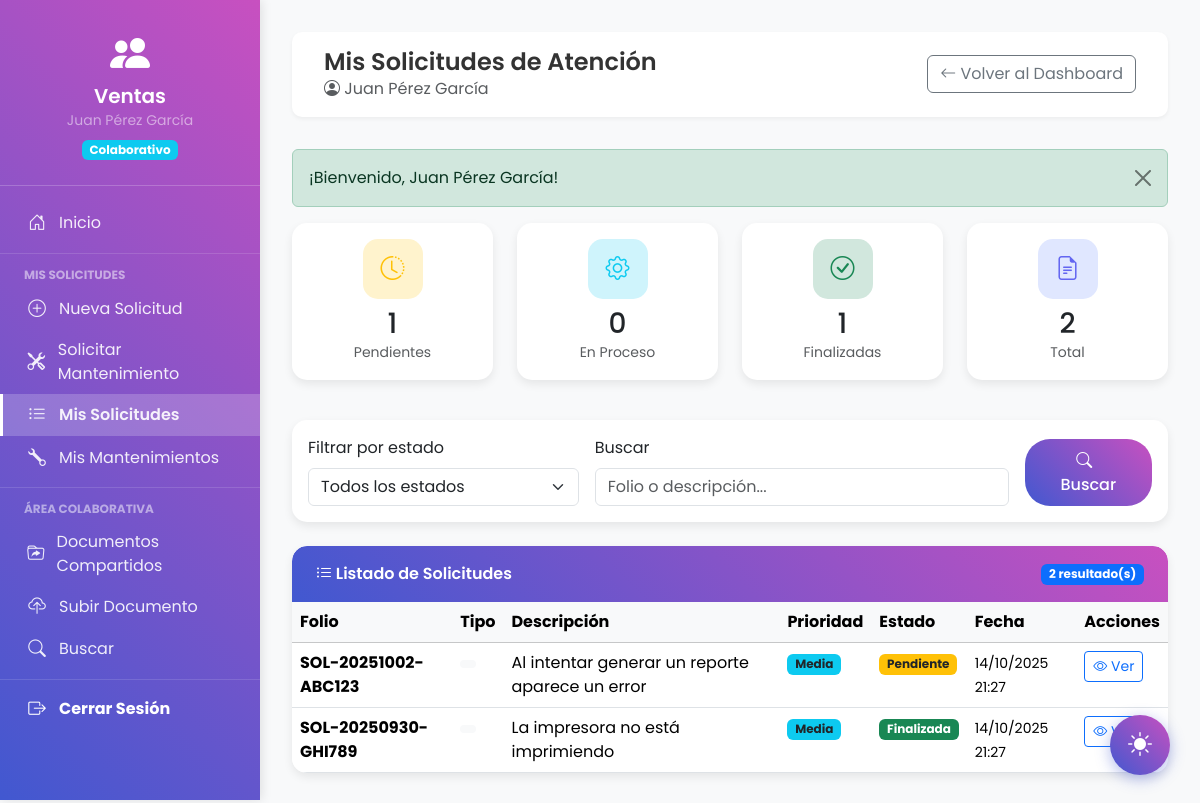
Page /solicitudes/listar.php (signed in) on the committed database.
### tables this page shows
CREATE TABLE solicitudes_atencion (
    id INT PRIMARY KEY AUTO_INCREMENT,
    folio VARCHAR(50) NOT NULL UNIQUE,
    usuario_id INT NOT NULL,
    departamento VARCHAR(50) NOT NULL,
    tipo_problema VARCHAR(100) NULL,
    asunto VARCHAR(255) NOT NULL,
    descripcion TEXT NOT NULL,
    prioridad ENUM('baja', 'media', 'alta', 'urgente') DEFAULT 'media',
    estado ENUM('pendiente', 'en_proceso', 'finalizada', 'cancelada') DEFAULT 'pendiente',
    tecnico_asignado INT NULL,
    observaciones_tecnico TEXT NULL,
    fecha_creacion DATETIME DEFAULT CURRENT_TIMESTAMP,
    fecha_actualizacion DATETIME DEFAULT CURRENT_TIMESTAMP ON UPDATE CURRENT_TIMESTAMP,
    fecha_finalizacion DATETIME NULL,
    FOREIGN KEY (usuario_id) REFERENCES usuarios(id),
    FOREIGN KEY (tecnico_asignado) REFERENCES usuarios(id),
    INDEX idx_folio (folio),
    INDEX idx_usuario (usuario_id),
    INDEX idx_departamento (departamento),
    INDEX idx_estado (estado),
    INDEX idx_fecha_creacion (fecha_creacion)
);

### solicitudes/listar.php (the view, shortened to what this page needs)
<?php
$usuario_id = $_SESSION['usuario_id'];
$nombre_usuario = $_SESSION['nombre_completo'];
$departamento = $_SESSION['departamento_nombre'];
$busqueda = isset($_GET['buscar']) ? limpiar_dato($_GET['buscar']) : '';
try {
    $pdo = conectarDB();
    $sql = "SELECT * FROM solicitudes_atencion WHERE usuario_id = ?";
    $params = [$usuario_id];
    $sql .= " ORDER BY fecha_creacion DESC";
    $stmt = $pdo->prepare($sql);
    $stmt->execute($params);
    $solicitudes = $stmt->fetchAll();
    $stmt_count = $pdo->prepare("
        SELECT
            SUM(CASE WHEN estado = 'pendiente' THEN 1 ELSE 0 END) as pendientes,
            SUM(CASE WHEN estado = 'en_proceso' THEN 1 ELSE 0 END) as en_proceso,
            SUM(CASE WHEN estado = 'finalizada' THEN 1 ELSE 0 END) as finalizadas,
            COUNT(*) as total
        FROM solicitudes_atencion
        WHERE usuario_id = ?
    ");
    $stmt_count->execute([$usuario_id]);
    $contadores = $stmt_count->fetch();
} catch (Exception $e) {
    establecer_alerta('error', 'Error al cargar solicitudes: ' . $e->getMessage());
    $solicitudes = [];
    $contadores = ['pendientes' => 0, 'en_proceso' => 0, 'finalizadas' => 0, 'total' => 0];
}
function obtener_badge_estado($estado) {
    $badges = [
        'pendiente' => 'bg-warning text-dark',
        'en_proceso' => 'bg-info text-dark',
        'finalizada' => 'bg-success',
        'cancelada' => 'bg-secondary'
    ];
    return $badges[$estado] ?? 'bg-secondary';
}
function obtener_texto_estado_custom($estado) {
    $textos = [
        'pendiente' => 'Pendiente',
        'en_proceso' => 'En Proceso',
        'finalizada' => 'Finalizada',
        'cancelada' => 'Cancelada'
    ];
    return $textos[$estado] ?? $estado;
}
function obtener_badge_prioridad($prioridad) {
    $badges = [
        'critica' => 'bg-danger',
        'alta' => 'bg-warning text-dark',
        'media' => 'bg-info text-dark',
        'baja' => 'bg-secondary'
    ];
    return $badges[$prioridad] ?? 'bg-secondary';
}
function obtener_texto_prioridad($prioridad) {
    $textos = [
        'critica' => 'Crítica',
        'alta' => 'Alta',
        'media' => 'Media',
        'baja' => 'Baja'
    ];
    return $textos[$prioridad] ?? ucfirst($prioridad);
}
?>
<!DOCTYPE html>
<html lang="es">
<head>
    <link href="https://cdn.jsdelivr.net/npm/bootstrap@5.3.2/dist/css/bootstrap.min.css" rel="stylesheet">
    <link rel="stylesheet" href="https://cdn.jsdelivr.net/npm/bootstrap-icons@1.11.1/font/bootstrap-icons.css">
    <link rel="stylesheet" href="<?php echo URL_BASE; ?>assets/css/dashboard.css">
</head>
<body>
    <div class="dashboard-container">
        <aside class="sidebar">
            <div class="sidebar-header">
                <i class="bi bi-people-fill text-white fs-1 mb-2"></i>
                <h4><?php echo htmlspecialchars($departamento); ?></h4>
                <small class="text-white-50"><?php echo htmlspecialchars($nombre_usuario); ?></small>
                <span class="badge bg-info mt-2">Colaborativo</span>
            </div>
            <nav class="sidebar-nav">
                <ul class="nav flex-column">
                    <li class="nav-item">
                        <a class="nav-link" href="<?php echo URL_BASE; ?>dashboard/colaborativo.php">
                            <i class="bi bi-house-door"></i> Inicio
                        </a>
                    </li>
                    <hr class="text-white-50 my-2">
                    <small class="text-white-50 px-3 fw-bold">MIS SOLICITUDES</small>
                    <li class="nav-item">
                        <a class="nav-link" href="#" data-bs-toggle="modal" data-bs-target="#modalNuevaSolicitud">
                            <i class="bi bi-plus-circle"></i> Nueva Solicitud
                        </a>
                    </li>
                    <li class="nav-item">
                        <a class="nav-link" href="<?php echo URL_BASE; ?>solicitudes/crear_mantenimiento.php">
                            <i class="bi bi-tools"></i> Solicitar Mantenimiento
                        </a>
                    </li>
                    <li class="nav-item">
                        <a class="nav-link active" href="<?php echo URL_BASE; ?>solicitudes/listar.php">
                            <i class="bi bi-list-ul"></i> Mis Solicitudes
                        </a>
                    </li>
                    <li class="nav-item">
                        <a class="nav-link" href="<?php echo URL_BASE; ?>solicitudes/listar_mantenimientos.php">
                            <i class="bi bi-wrench"></i> Mis Mantenimientos
                        </a>
                    </li>
                    <hr class="text-white-50 my-2">
                    <small class="text-white-50 px-3 fw-bold">ÁREA COLABORATIVA</small>
                    <li class="nav-item">
                        <a class="nav-link" href="<?php echo URL_BASE; ?>colaborativo/documentos.php">
                            <i class="bi bi-folder-symlink"></i> Documentos Compartidos
                        </a>
                    </li>
                    <li class="nav-item">
                        <a class="nav-link" href="<?php echo URL_BASE; ?>colaborativo/crear_documento.php">
                            <i class="bi bi-cloud-upload"></i> Subir Documento
                        </a>
                    </li>
                    <li class="nav-item">
                        <a class="nav-link" href="<?php echo URL_BASE; ?>solicitudes/buscar.php">
                            <i class="bi bi-search"></i> Buscar
                        </a>
                    </li>
                    <hr class="text-white-50 my-3">
                    <li class="nav-item">
                        <a class="nav-link text-white fw-bold" href="<?php echo URL_BASE; ?>auth/logout.php">
                            <i class="bi bi-box-arrow-right"></i> Cerrar Sesión
                        </a>
                    </li>
                </ul>
            </nav>
        </aside>
        <main class="main-content">
            <div class="content-wrapper">
                <div class="top-navbar d-flex justify-content-between align-items-center">
                    <div>
                        <h2 class="welcome-text">Mis Solicitudes de Atención</h2>
                        <p class="text-muted mb-0">
                            <i class="bi bi-person-circle"></i>
                            <?php echo htmlspecialchars($nombre_usuario); ?>
                        </p>
                    </div>
                    <div>
                        <a href="<?php echo URL_BASE; ?>dashboard/colaborativo.php" class="btn btn-outline-secondary">
                            <i class="bi bi-arrow-left"></i> Volver al Dashboard
                        </a>
                    </div>
                </div>
                <?php echo mostrar_alerta(); ?>
                <div class="row mb-4">
                    <div class="col-md-3 mb-3">
                        <div class="card card-custom text-center">
                            <div class="card-body">
                                <div class="icon-box icon-box-warning mx-auto mb-2">
                                    <i class="bi bi-clock-history"></i>
                                </div>
                                <h3 class="mb-0"><?php echo $contadores['pendientes']; ?></h3>
                                <small class="text-muted">Pendientes</small>
                            </div>
                        </div>
                    </div>
                    <div class="col-md-3 mb-3">
                        <div class="card card-custom text-center">
                            <div class="card-body">
                                <div class="icon-box icon-box-info mx-auto mb-2">
                                    <i class="bi bi-gear"></i>
                                </div>
                                <h3 class="mb-0"><?php echo $contadores['en_proceso']; ?></h3>
                                <small class="text-muted">En Proceso</small>
                            </div>
                        </div>
                    </div>
                    <div class="col-md-3 mb-3">
                        <div class="card card-custom text-center">
                            <div class="card-body">
                                <div class="icon-box icon-box-success mx-auto mb-2">
                                    <i class="bi bi-check-circle"></i>
                                </div>
                                <h3 class="mb-0"><?php echo $contadores['finalizadas']; ?></h3>
                                <small class="text-muted">Finalizadas</small>
                            </div>
                        </div>
                    </div>
                    <div class="col-md-3 mb-3">
                        <div class="card card-custom text-center">
                            <div class="card-body">
                                <div class="icon-box mx-auto mb-2" style="background: #e0e7ff; color: #6366f1;">
                                    <i class="bi bi-file-earmark-text"></i>
                                </div>
                                <h3 class="mb-0"><?php echo $contadores['total']; ?></h3>
                                <small class="text-muted">Total</small>
                            </div>
                        </div>
                    </div>
                </div>
                <div class="card card-custom mb-4">
                    <div class="card-body">
                        <form method="GET" action="" class="row g-3">
                            <div class="col-md-4">
                                <label class="form-label">Filtrar por estado</label>
                                <select name="estado" class="form-select" onchange="this.form.submit()">
                                    <option value="">Todos los estados</option>
                                </select>
                            </div>
                            <div class="col-md-6">
                                <label class="form-label">Buscar</label>
                                <input type="text" name="buscar" class="form-control"
                                       placeholder="Folio o descripción..."
                                       value="<?php echo htmlspecialchars($busqueda); ?>">
                            </div>
                            <div class="col-md-2 d-flex align-items-end">
                                <button type="submit" class="btn btn-gradient w-100">
                                    <i class="bi bi-search"></i> Buscar
                                </button>
                            </div>
                        </form>
                    </div>
                </div>
                <div class="card card-custom">
                    <div class="card-header d-flex justify-content-between align-items-center">
                        <span><i class="bi bi-list-ul"></i> Listado de Solicitudes</span>
                        <span class="badge bg-primary"><?php echo count($solicitudes); ?> resultado(s)</span>
                    </div>
                    <div class="card-body p-0">
                        <?php if (empty($solicitudes)): ?>
                        <div class="text-center py-5">
                            <i class="bi bi-inbox fs-1 text-muted"></i>
                            <p class="text-muted mt-3">No hay solicitudes para mostrar</p>
                            <a href="#" class="btn btn-gradient" data-bs-toggle="modal" data-bs-target="#modalNuevaSolicitud">
                                <i class="bi bi-plus-circle"></i> Crear primera solicitud
                            </a>
                        </div>
                        <?php else: ?>
                        <div class="table-responsive">
                            <table class="table table-hover mb-0">
                                <thead class="table-light">
                                    <tr>
                                        <th>Folio</th>
                                        <th>Tipo</th>
                                        <th>Descripción</th>
                                        <th>Prioridad</th>
                                        <th>Estado</th>
                                        <th>Fecha</th>
                                        <th>Acciones</th>
                                    </tr>
                                </thead>
                                <tbody>
                                    <?php foreach ($solicitudes as $solicitud): ?>
                                    <tr>
                                        <td>
                                            <strong><?php echo htmlspecialchars($solicitud['folio']); ?></strong>
                                        </td>
                                        <td>
                                            <span class="badge bg-light text-dark">
                                            </span>
                                        </td>
                                        <td>
                                            <?php
                                            $desc = htmlspecialchars($solicitud['descripcion']);
                                            echo strlen($desc) > 60 ? substr($desc, 0, 60) . '...' : $desc;
                                            ?>
                                        </td>
                                        <td>
                                            <span class="badge <?php echo obtener_badge_prioridad($solicitud['prioridad']); ?>">
                                                <?php echo obtener_texto_prioridad($solicitud['prioridad']); ?>
                                            </span>
                                        </td>
                                        <td>
                                            <span class="badge <?php echo obtener_badge_estado($solicitud['estado']); ?>">
                                                <?php echo obtener_texto_estado_custom($solicitud['estado']); ?>
                                            </span>
                                        </td>
                                        <td>
                                            <small><?php echo formatear_fecha($solicitud['fecha_creacion'], true); ?></small>
                                        </td>
                                        <td>
                                            <a href="<?php echo URL_BASE; ?>solicitudes/ver.php?folio=<?php echo urlencode($solicitud['folio']); ?>"
                                               class="btn btn-sm btn-outline-primary">
                                                <i class="bi bi-eye"></i> Ver
                                            </a>
                                        </td>
                                    </tr>
                                    <?php endforeach; ?>
                                </tbody>
                            </table>
                        </div>
                        <?php endif; ?>
                    </div>
                </div>
            </div>
        </main>
    </div>
    <button class="theme-toggle-float" id="themeToggle" aria-label="Cambiar tema">
        <span class="icon-sun"><i class="bi bi-sun-fill"></i></span>
    </button>
</body>
</html>

### rows in the picture
solicitudes_atencion: folio "SOL-20251002-ABC123", descripcion "Al intentar generar un reporte aparece un error", prioridad "Media", estado "Pendiente", fecha_creacion "14/10/2025 21:27"
solicitudes_atencion: folio "SOL-20250930-GHI789", descripcion "La impresora no está imprimiendo", prioridad "Media", estado "Finalizada", fecha_creacion "14/10/2025 21:27"

### other values in the picture
$departamento "Ventas"
$nombre_usuario "Juan Pérez García"
$alerta['mensaje'] "¡Bienvenido, Juan Pérez García!"
$contadores['pendientes'] "1"
$contadores['en_proceso'] "0"
$contadores['finalizadas'] "1"
$contadores['total'] "2"
count($solicitudes) "2"
